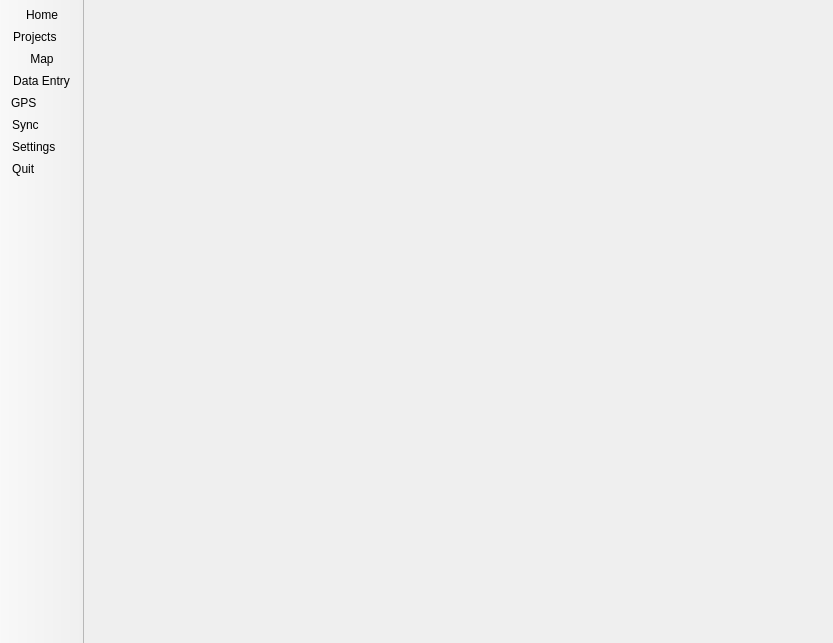
<?xml version="1.0" encoding="UTF-8"?>
<ui version="4.0">
 <class>MainWindow</class>
 <widget class="QMainWindow" name="MainWindow">
  <property name="geometry">
   <rect>
    <x>0</x>
    <y>0</y>
    <width>833</width>
    <height>643</height>
   </rect>
  </property>
  <property name="sizePolicy">
   <sizepolicy hsizetype="Preferred" vsizetype="Preferred">
    <horstretch>0</horstretch>
    <verstretch>0</verstretch>
   </sizepolicy>
  </property>
  <property name="windowTitle">
   <string>IntraMaps Roam: Mobile Data Collection</string>
  </property>
  <property name="windowIcon">
   <iconset resource="../Roam-master/Roam-master/src/roam/resources.qrc">
    <normaloff>:/branding/logo</normaloff>:/branding/logo</iconset>
  </property>
  <property name="windowOpacity">
   <double>1.000000000000000</double>
  </property>
  <property name="styleSheet">
   <string notr="true"/>
  </property>
  <property name="iconSize">
   <size>
    <width>32</width>
    <height>32</height>
   </size>
  </property>
  <widget class="QWidget" name="centralwidget">
   <layout class="QGridLayout" name="gridLayout">
    <property name="margin">
     <number>0</number>
    </property>
    <property name="spacing">
     <number>0</number>
    </property>
    <item row="0" column="0">
     <widget class="QStackedWidget" name="stackedWidget">
      <property name="styleSheet">
       <string notr="true"/>
      </property>
      <property name="currentIndex">
       <number>7</number>
      </property>
      <widget class="MapWidget" name="canvas_page">
       <property name="styleSheet">
        <string notr="true"/>
       </property>
      </widget>
      <widget class="ProjectsWidget" name="projectwidget">
       <property name="styleSheet">
        <string notr="true"/>
       </property>
      </widget>
      <widget class="SettingsWidget" name="settingswidget">
       <property name="styleSheet">
        <string notr="true"/>
       </property>
      </widget>
      <widget class="QWidget" name="loadin_page">
       <property name="sizePolicy">
        <sizepolicy hsizetype="Ignored" vsizetype="Ignored">
         <horstretch>0</horstretch>
         <verstretch>0</verstretch>
        </sizepolicy>
       </property>
       <layout class="QVBoxLayout" name="verticalLayout">
        <item>
         <widget class="QLabel" name="projectimage">
          <property name="sizePolicy">
           <sizepolicy hsizetype="Expanding" vsizetype="Expanding">
            <horstretch>0</horstretch>
            <verstretch>0</verstretch>
           </sizepolicy>
          </property>
          <property name="text">
           <string/>
          </property>
          <property name="scaledContents">
           <bool>false</bool>
          </property>
          <property name="alignment">
           <set>Qt::AlignCenter</set>
          </property>
         </widget>
        </item>
        <item>
         <widget class="QLabel" name="projectloading_label">
          <property name="font">
           <font>
            <pointsize>32</pointsize>
           </font>
          </property>
          <property name="styleSheet">
           <string notr="true"/>
          </property>
          <property name="text">
           <string>Project {} Loading</string>
          </property>
          <property name="scaledContents">
           <bool>true</bool>
          </property>
          <property name="alignment">
           <set>Qt::AlignCenter</set>
          </property>
         </widget>
        </item>
        <item>
         <widget class="QLabel" name="label_2">
          <property name="font">
           <font>
            <pointsize>24</pointsize>
           </font>
          </property>
          <property name="text">
           <string>Please wait....</string>
          </property>
          <property name="scaledContents">
           <bool>true</bool>
          </property>
          <property name="alignment">
           <set>Qt::AlignCenter</set>
          </property>
         </widget>
        </item>
       </layout>
      </widget>
      <widget class="QWidget" name="widgetpage">
       <property name="styleSheet">
        <string notr="true"/>
       </property>
       <layout class="QGridLayout" name="gridLayout_5">
        <property name="leftMargin">
         <number>3</number>
        </property>
        <property name="topMargin">
         <number>0</number>
        </property>
        <property name="rightMargin">
         <number>3</number>
        </property>
        <property name="bottomMargin">
         <number>0</number>
        </property>
       </layout>
      </widget>
      <widget class="SyncWidget" name="syncwidget"/>
      <widget class="GPSWidget" name="gpswidget"/>
      <widget class="LegendWidget" name="legendpage"/>
     </widget>
    </item>
   </layout>
  </widget>
  <widget class="HideableToolbar" name="menutoolbar">
   <property name="enabled">
    <bool>true</bool>
   </property>
   <property name="contextMenuPolicy">
    <enum>Qt::PreventContextMenu</enum>
   </property>
   <property name="windowTitle">
    <string>sidetoolbar</string>
   </property>
   <property name="styleSheet">
    <string notr="true"/>
   </property>
   <property name="movable">
    <bool>false</bool>
   </property>
   <property name="iconSize">
    <size>
     <width>48</width>
     <height>48</height>
    </size>
   </property>
   <property name="toolButtonStyle">
    <enum>Qt::ToolButtonTextBesideIcon</enum>
   </property>
   <property name="floatable">
    <bool>false</bool>
   </property>
   <property name="page" stdset="0">
    <number>5</number>
   </property>
   <attribute name="toolBarArea">
    <enum>LeftToolBarArea</enum>
   </attribute>
   <attribute name="toolBarBreak">
    <bool>false</bool>
   </attribute>
   <addaction name="actionHome_2"/>
   <addaction name="actionProject"/>
   <addaction name="actionMap"/>
   <addaction name="actionDataEntry"/>
   <addaction name="actionGPS"/>
   <addaction name="actionSync"/>
   <addaction name="actionSettings"/>
   <addaction name="actionQuit"/>
  </widget>
  <action name="actionHome_2">
   <property name="checkable">
    <bool>true</bool>
   </property>
   <property name="icon">
    <iconset resource="../Roam-master/Roam-master/src/roam/resources.qrc">
     <normaloff>:/icons/home</normaloff>:/icons/home</iconset>
   </property>
   <property name="text">
    <string>Home</string>
   </property>
   <property name="iconText">
    <string>Home</string>
   </property>
   <property name="page" stdset="0">
    <number>0</number>
   </property>
  </action>
  <action name="actionProject">
   <property name="checkable">
    <bool>true</bool>
   </property>
   <property name="icon">
    <iconset resource="../Roam-master/Roam-master/src/roam/resources.qrc">
     <normaloff>:/icons/open</normaloff>:/icons/open</iconset>
   </property>
   <property name="text">
    <string>Projects</string>
   </property>
   <property name="iconText">
    <string>Projects    </string>
   </property>
   <property name="page" stdset="0">
    <number>1</number>
   </property>
  </action>
  <action name="actionSettings">
   <property name="checkable">
    <bool>true</bool>
   </property>
   <property name="icon">
    <iconset resource="../Roam-master/Roam-master/src/roam/resources.qrc">
     <normaloff>:/icons/config</normaloff>:/icons/config</iconset>
   </property>
   <property name="text">
    <string>Settings</string>
   </property>
   <property name="iconText">
    <string>Settings     </string>
   </property>
   <property name="page" stdset="0">
    <number>2</number>
   </property>
  </action>
  <action name="actionQuit">
   <property name="icon">
    <iconset resource="../Roam-master/Roam-master/src/roam/resources.qrc">
     <normaloff>:/icons/quit</normaloff>:/icons/quit</iconset>
   </property>
   <property name="text">
    <string>Quit</string>
   </property>
   <property name="iconText">
    <string>Quit           </string>
   </property>
  </action>
  <action name="actionHome">
   <property name="icon">
    <iconset resource="../Roam-master/Roam-master/src/roam/resources.qrc">
     <normaloff>:/icons/home</normaloff>:/icons/home</iconset>
   </property>
   <property name="text">
    <string>Home View</string>
   </property>
   <property name="toolTip">
    <string>Home View</string>
   </property>
  </action>
  <action name="actionPan">
   <property name="checkable">
    <bool>true</bool>
   </property>
   <property name="icon">
    <iconset resource="../Roam-master/Roam-master/src/roam/resources.qrc">
     <normaloff>:/icons/pan</normaloff>:/icons/pan</iconset>
   </property>
   <property name="text">
    <string>Pan</string>
   </property>
  </action>
  <action name="actionZoom_In">
   <property name="checkable">
    <bool>true</bool>
   </property>
   <property name="icon">
    <iconset resource="../Roam-master/Roam-master/src/roam/resources.qrc">
     <normaloff>:/icons/in</normaloff>:/icons/in</iconset>
   </property>
   <property name="text">
    <string>Zoom In</string>
   </property>
  </action>
  <action name="actionZoom_Out">
   <property name="checkable">
    <bool>true</bool>
   </property>
   <property name="icon">
    <iconset resource="../Roam-master/Roam-master/src/roam/resources.qrc">
     <normaloff>:/icons/out</normaloff>:/icons/out</iconset>
   </property>
   <property name="text">
    <string>Zoom Out</string>
   </property>
  </action>
  <action name="actionRaster">
   <property name="icon">
    <iconset resource="../Roam-master/Roam-master/src/roam/resources.qrc">
     <normaloff>:/icons/photo</normaloff>:/icons/photo</iconset>
   </property>
   <property name="text">
    <string>Aerial Photo</string>
   </property>
  </action>
  <action name="actionEdit_Tools">
   <property name="checkable">
    <bool>true</bool>
   </property>
   <property name="icon">
    <iconset>
     <normaloff>:/icons/edittools</normaloff>:/icons/edittools</iconset>
   </property>
   <property name="text">
    <string>Edit Tools</string>
   </property>
  </action>
  <action name="actionEdit_Attributes">
   <property name="checkable">
    <bool>true</bool>
   </property>
   <property name="icon">
    <iconset resource="../Roam-master/Roam-master/src/roam/resources.qrc">
     <normaloff>:/icons/edit</normaloff>:/icons/edit</iconset>
   </property>
   <property name="text">
    <string>Edit Attributes</string>
   </property>
  </action>
  <action name="actionEnable_GPS">
   <property name="icon">
    <iconset resource="../Roam-master/Roam-master/src/roam/resources.qrc">
     <normaloff>:/icons/gps</normaloff>:/icons/gps</iconset>
   </property>
   <property name="text">
    <string>Enable GPS</string>
   </property>
  </action>
  <action name="actionSync">
   <property name="checkable">
    <bool>true</bool>
   </property>
   <property name="icon">
    <iconset resource="../Roam-master/Roam-master/src/roam/resources.qrc">
     <normaloff>:/icons/sync</normaloff>:/icons/sync</iconset>
   </property>
   <property name="text">
    <string>Sync     </string>
   </property>
   <property name="iconText">
    <string>Sync          </string>
   </property>
   <property name="page" stdset="0">
    <number>5</number>
   </property>
  </action>
  <action name="actionMove">
   <property name="checkable">
    <bool>true</bool>
   </property>
   <property name="icon">
    <iconset resource="../Roam-master/Roam-master/src/roam/resources.qrc">
     <normaloff>:/icons/move</normaloff>:/icons/move</iconset>
   </property>
   <property name="text">
    <string>Move Feature</string>
   </property>
  </action>
  <action name="actionGPSFeature">
   <property name="icon">
    <iconset>
     <normaloff>:/icons/gpsadd</normaloff>:/icons/gpsadd</iconset>
   </property>
   <property name="text">
    <string>Capture at GPS</string>
   </property>
   <property name="toolTip">
    <string>Capture at GPS</string>
   </property>
  </action>
  <action name="actionDataEntry">
   <property name="checkable">
    <bool>true</bool>
   </property>
   <property name="icon">
    <iconset resource="../Roam-master/Roam-master/src/roam/resources.qrc">
     <normaloff>:/icons/dataentry</normaloff>:/icons/dataentry</iconset>
   </property>
   <property name="text">
    <string>Data Entry</string>
   </property>
   <property name="iconText">
    <string>Data Entry</string>
   </property>
   <property name="page" stdset="0">
    <number>4</number>
   </property>
  </action>
  <action name="actionInfo">
   <property name="checkable">
    <bool>true</bool>
   </property>
   <property name="icon">
    <iconset resource="../Roam-master/Roam-master/src/roam/resources.qrc">
     <normaloff>:/icons/info</normaloff>:/icons/info</iconset>
   </property>
   <property name="text">
    <string>Select</string>
   </property>
  </action>
  <action name="actionGPS">
   <property name="checkable">
    <bool>true</bool>
   </property>
   <property name="icon">
    <iconset resource="../Roam-master/Roam-master/src/roam/resources.qrc">
     <normaloff>:/icons/gps</normaloff>:/icons/gps</iconset>
   </property>
   <property name="text">
    <string>GPS</string>
   </property>
   <property name="iconText">
    <string>GPS           </string>
   </property>
   <property name="page" stdset="0">
    <number>6</number>
   </property>
  </action>
  <action name="actionMap">
   <property name="checkable">
    <bool>true</bool>
   </property>
   <property name="icon">
    <iconset resource="../Roam-master/Roam-master/src/roam/resources.qrc">
     <normaloff>:/icons/map</normaloff>:/icons/map</iconset>
   </property>
   <property name="text">
    <string>Map</string>
   </property>
   <property name="iconText">
    <string>Map</string>
   </property>
   <property name="page" stdset="0">
    <number>7</number>
   </property>
  </action>
 </widget>
 <customwidgets>
  <customwidget>
   <class>HideableToolbar</class>
   <extends>QToolBar</extends>
   <header>roam.gui</header>
  </customwidget>
  <customwidget>
   <class>LegendWidget</class>
   <extends>QWidget</extends>
   <header>roam.gui</header>
   <container>1</container>
  </customwidget>
  <customwidget>
   <class>GPSWidget</class>
   <extends>QWidget</extends>
   <header>roam.gui</header>
   <container>1</container>
  </customwidget>
  <customwidget>
   <class>SyncWidget</class>
   <extends>QWidget</extends>
   <header>roam.gui</header>
   <container>1</container>
  </customwidget>
  <customwidget>
   <class>SettingsWidget</class>
   <extends>QWidget</extends>
   <header>roam.gui</header>
   <container>1</container>
  </customwidget>
  <customwidget>
   <class>ProjectsWidget</class>
   <extends>QWidget</extends>
   <header>roam.gui</header>
   <container>1</container>
  </customwidget>
  <customwidget>
   <class>MapWidget</class>
   <extends>QWidget</extends>
   <header>roam.gui</header>
   <container>1</container>
  </customwidget>
 </customwidgets>
 <resources>
  <include location="../Roam-master/Roam-master/src/roam/resources.qrc"/>
 </resources>
 <connections/>
</ui>
